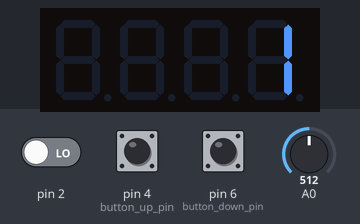
A sketch run on a simulated Arduino Uno, built with avr-gcc and run on an emulated ATmega328P. Parts: 4-digit seven-segment display. The inputs (shaded band) are chosen by the test bench; at power-on: pin 6 (button_down_pin) HIGH, pin 4 (button_up_pin) HIGH, pin 2 LOW, A0 = 512. MIDI output is not drawn.

Above: at 2.2 s.
2.3 s: pin 6 (button_down_pin) pulled LOW for 3.2 s
At 3.6 s:
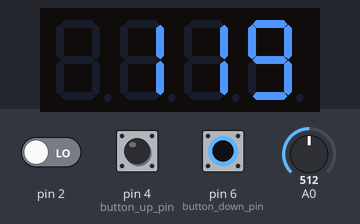
7.0 s: pin 4 (button_up_pin) pulled LOW for 3.2 s
At 10.5 s:
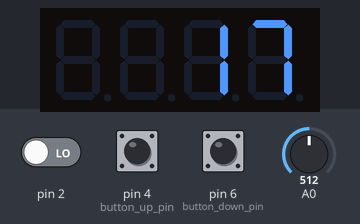
11.7 s: pin 4 (button_up_pin) pulled LOW for 0.15 s
At 13.0 s:
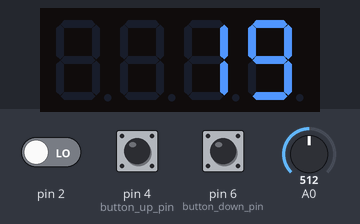
Timing chart, 0 to 14.7 s (numbered marks = the images above; inputs shaded):
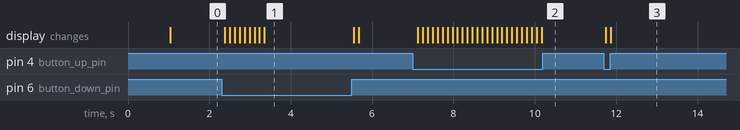

The sketch:

MicroKontrol_v2.3.ino
```cpp
//MIDI
#include <MIDI.h>
MIDI_CREATE_DEFAULT_INSTANCE();
int modesetup;
int MIDICH = 1;
int CCPARAM;
int input_expression_actual; // Analog pin
int input_sustain_actual; // Digital pin 7

int input_expression_ultimo;
int input_sustain_ultimo;

//EPROM write n read
#include <EEPROM.h>
int EEPROM_address_MIDICH = 0;
int EEPROM_address_CCPARAM = 1;

//time evaluation
int current;         // Current state of the button (LOW is pressed - pullup resistors)
long millis_held;    // How long the button was held (milliseconds)
long secs_held;      // How long the button was held (seconds)
long prev_secs_held; // How long the button was held in the previous check
byte previous = HIGH;
unsigned long firstTime; // how long since the button was first pressed


//Blink without delay
// Variables will change:
int ledState = LOW;             // ledState used to set the LED
int falseortrue;

// Generally, you should use "unsigned long" for variables that hold time
// The value will quickly become too large for an int to store
unsigned long previousMillis = 0;        // will store last time LED was updated

// constants won't change:
const long interval = 200;           // interval at which to blink (milliseconds)

//buttons
const int button_up_pin = 4;// (pin) //
const int button_down_pin = 6; // (pin) //
int button_up_state;
int button_down_state;
int button_up_laststate = HIGH;
int button_down_laststate = HIGH;

//sevensegments
#include <Arduino.h>
#include <TM1637Display.h>
#define CLK 11
#define DIO 8
TM1637Display display(CLK, DIO);


void setup() {
  MIDI.begin(EEPROM_address_MIDICH);              // desactivar si usar serial print en 9600
  digitalWrite(button_up_pin, HIGH);                      // Turn on 20k pullup resistors to simplify switch input
  digitalWrite(button_down_pin, HIGH);                      // Turn on 20k pullup resistors to simplify switch input

  digitalWrite(input_sustain_actual, HIGH);              // Turn on 20k pullup resistors to simplify switch input

  MIDICH = EEPROM.read(EEPROM_address_MIDICH);    // leer MIDICH from EEPROM
  CCPARAM = EEPROM.read(EEPROM_address_CCPARAM);  // leer CCPARAM from EEPROM
  MIDICH = 1;
  CCPARAM = 1;
  //seven segments
  display.setBrightness(7, true); // Turn on
  const uint8_t SEG_HOLA[] = {
  SEG_B | SEG_C | SEG_E | SEG_F | SEG_G,            // H
  SEG_A | SEG_B | SEG_C | SEG_D | SEG_E | SEG_F,    // O
  SEG_D | SEG_E | SEG_F,                            // L
  SEG_A | SEG_B | SEG_C | SEG_E | SEG_F | SEG_G     // A
  };
  display.setSegments(SEG_HOLA);

  delay(1000);


}

void loop() {

  input_sustain_actual = map(digitalRead(2), HIGH, LOW, 0, 127);

  input_expression_actual = map(analogRead(A0), 250, 1023, 0, 127);
  //if (input_expression_actual<0){input_expression_actual=0;}

  MIDI.sendControlChange(64, input_sustain_actual, MIDICH);

  MIDI.sendControlChange(CCPARAM, input_expression_actual, MIDICH);


  //Change for CCPARAM
 button_up_state = digitalRead(button_up_pin);
 button_down_state= digitalRead(button_down_pin);
  if (button_up_state != button_up_laststate)
  {
    CCPARAM++;
  }

  if (button_down_state != button_down_laststate)
  {
    CCPARAM--;
  }

  //debug para mantener entre 1 - 127 y 1-16
  if (CCPARAM >= 128)
  {
    CCPARAM = 1;
  }
  if (CCPARAM <= 0)
  {
    CCPARAM = 127;
  }


  // screen print CCPARAM
  display.showNumberDec(CCPARAM, false); // Expect: d1__

  // **** HOLD BUTTON MODE *****
  // reads button to analize in the next wuan
  current = digitalRead(button_down_pin);

  // if the button state changes to pressed, remember the start time
  if (current == LOW && previous == HIGH && (millis() - firstTime) > 200) {
    firstTime = millis();
  }

  millis_held = (millis() - firstTime);
  secs_held = millis_held / 1000;

  // This if statement is a basic debouncing tool, the button must be pushed for at least
  // 100 milliseconds in a row for it to be considered as a push.
  if (millis_held > 100) {

    // Button held for 1 seconds, print out some info
    if (millis_held >= 1000 && current ==LOW) {
      modesetup = HIGH;

      while (current == LOW && modesetup == HIGH)
      {
        display.setBrightness(7, falseortrue);
        current = digitalRead(button_down_pin);
        button_up_state = digitalRead(button_up_pin);

       // MIDI Change
        if (button_up_state != button_up_laststate)
        {
          MIDICH++;
        }

        //if (button_down_state == LOW)
        //{
        //  MIDICH--;
        //}

        //Debug para constrain 1-16
        if (MIDICH == 17)
        {
          MIDICH = 1;
        }
        if (MIDICH == 0)
        {
          MIDICH = 16;
        }


        // screen prints
        display.showNumberDec(MIDICH, false); // MIDI CH VALUE
        display.showNumberHexEx(0xcd, 0, false, 2); // print "CH:"
        button_up_state = button_up_laststate;

        //Blink without Delay
        unsigned long currentMillis = millis();
        if (currentMillis - previousMillis >= interval) {
          // save the last time you blinked the LED
          previousMillis = currentMillis;

          // if the LED is off turn it on and vice-versa:
          if (falseortrue == false) {
            falseortrue = true;
          } else {
            falseortrue = false;
          }
        }
      }

      // ****HOLD BUTTON MODE END****

      //modesetup = LOW;
    display.setBrightness(7, true); //cuando vuelve del else prende la pantalla por las dudas
    }
  }

  previous = current;
  prev_secs_held = secs_held;
  delay(100);
  button_up_state = button_up_laststate;
  button_down_state = button_down_laststate;
  //EEPROM.update(EEPROM_address_MIDICH, MIDICH);
  //EEPROM.update(EEPROM_address_CCPARAM, CCPARAM);


}
```

Measured:
- after the input at 2.3 s, the display: first changes after 0.08 s (image 1 shows a later state)
- after the input at 7.0 s, the display: first changes after 0.13 s (image 2 shows a later state)
- after the input at 11.7 s, the display: first changes after 0.05 s (image 3 shows a later state)
